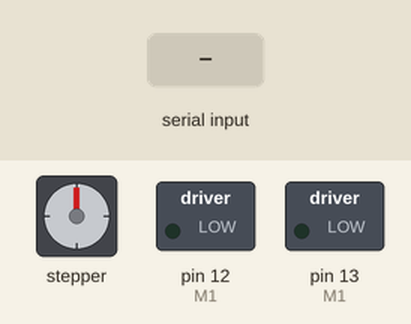
This sketch was run on a simulated Arduino Uno, built with avr-gcc and run on an emulated ATmega328P. Shown: stepper motor, switched loads named in the sketch (green lamp = pin HIGH). Wiring (inferred from the names in the program): stepper motor (2048 steps per turn assumed): coils A2, A3, A4, A5. Inputs (shaded band) come from the test bench. Pins used as bus, display or sensor lines are not drawn; what the sketch prints to the serial monitor is not drawn.

Above: at 1.2 s.
1.3 s: "RIGHT\n" received over Serial
At 4.1 s:
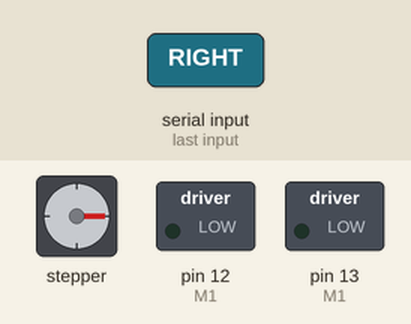
4.3 s: "LEFT\n" received over Serial
At 4.45 s:
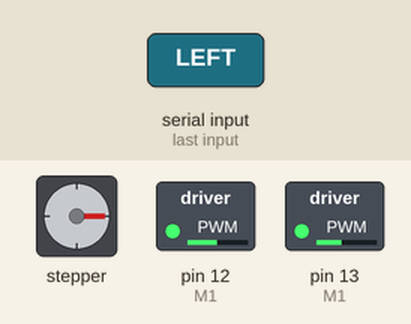
7.3 s: "RIGHT1\n" received over Serial
10.3 s: "LEFT1\n" received over Serial
13.3 s: "RIGHT2\n" received over Serial
At 14.07 s:
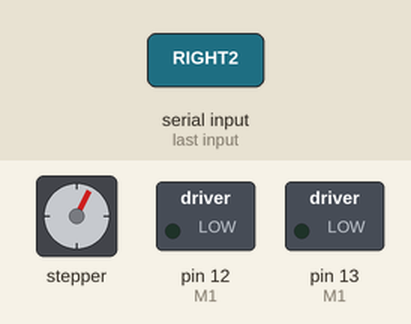
16.3 s: "RIGHT\n" received over Serial
At 19.5 s:
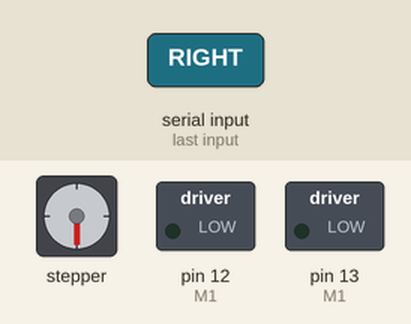
Timing chart, 0 to 20.3 s (numbered marks = the images above; inputs shaded):
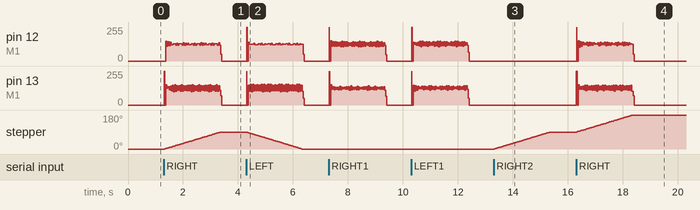

The sketch:

antenna_manual.ino
```cpp
// antenna_manual.ino — 안테나 스텝모터 2개 수동 조작 (MKR WiFi 1010)
//
// 동작: 명령 1회 = 90° 1회전(그 방향으로 한 번만). 방향은 RIGHT/LEFT로 그때그때 지정.
//       이동이 끝나면 코일 OFF(무음, 기어비 1:64라 위치는 유지).
//
//   배선(회로도):
//     모터1 (ULN2003 IN1~IN4) → SCK, MISO, SDA, SCL  (= MKR D9,D10,D11,D12)
//     모터2 (ULN2003 IN1~IN4) → A2, A3, A4, A5
//     ULN2003 (+)=5V(권장), (-)=배터리 GND ↔ MKR GND 공통(필수)
//
//   명령 (대소문자 무관, 개행 종료):
//     RIGHT           두 모터 90° 오른쪽으로 1회전
//     LEFT            두 모터 90° 왼쪽으로 1회전
//     RIGHT1 / LEFT1  모터1만 90° 회전
//     RIGHT2 / LEFT2  모터2만 90°
//     MOVE <n>        두 모터 n스텝 이동(부호=방향, 각도 보정용)
//     STOP            진행 중 이동 중단 + 코일 OFF
//     SPEED <ms>      스텝 간격(기본 4ms, 작을수록 빠름)
//     PING            상태 출력
//     WHOAMI          "ID=ANTENNA"

const int M1[4] = {SCK, MISO, SDA, SCL};   // 모터1 IN1~IN4
const int M2[4] = {A2, A3, A4, A5};        // 모터2 IN1~IN4

// 28BYJ-48 풀스텝 4스텝. bit3=IN1 … bit0=IN4
const uint8_t seq[4] = { 0b1100, 0b0110, 0b0011, 0b1001 };

// 1회전 ≈ 2048 풀스텝 → 90° = 512스텝. 실제 각도가 안 맞으면 이 값만 조정.
const long STEPS_90 = 512;

long rem1 = 0, rem2 = 0;      // 남은 스텝 수(>0이면 이동 중)
int  dir1 = 1, dir2 = 1;      // 현재 이동 방향(+오른쪽 / -왼쪽)
int  idx1 = 0, idx2 = 0;
int  stepMs = 4;
unsigned long last = 0;
char buf[24];
uint8_t len = 0;

void applyMotor(const int *M, int idx) {
  for (int i = 0; i < 4; i++) digitalWrite(M[i], (seq[idx] >> (3 - i)) & 1);
}
void offMotor(const int *M) { for (int i = 0; i < 4; i++) digitalWrite(M[i], LOW); }

void setup() {
  Serial.begin(9600);
  for (int i = 0; i < 4; i++) { pinMode(M1[i], OUTPUT); pinMode(M2[i], OUTPUT); }
  offMotor(M1); offMotor(M2);
  Serial.println("ANTENNA MANUAL id=ANTENNA (RIGHT/LEFT/RIGHT1/LEFT1/RIGHT2/LEFT2/MOVE/STOP/SPEED/PING)");
}

void handle(char *s) {
  for (char *p = s; *p && *p != ' '; p++) *p = toupper(*p);
  char *sp = strchr(s, ' ');
  int arg = sp ? atoi(sp + 1) : 0;
  if (sp) *sp = '\0';

  if      (!strcmp(s, "RIGHT"))  { rem1 = rem2 = STEPS_90; dir1 = dir2 = +1; }
  else if (!strcmp(s, "LEFT"))   { rem1 = rem2 = STEPS_90; dir1 = dir2 = -1; }
  else if (!strcmp(s, "RIGHT1")) { rem1 = STEPS_90; dir1 = +1; }
  else if (!strcmp(s, "LEFT1"))  { rem1 = STEPS_90; dir1 = -1; }
  else if (!strcmp(s, "RIGHT2")) { rem2 = STEPS_90; dir2 = +1; }
  else if (!strcmp(s, "LEFT2"))  { rem2 = STEPS_90; dir2 = -1; }
  else if (!strcmp(s, "MOVE"))   { long n = arg; dir1 = dir2 = (n < 0) ? -1 : +1;
                                   rem1 = rem2 = (n < 0) ? -n : n; }
  else if (!strcmp(s, "STOP"))   { rem1 = rem2 = 0; offMotor(M1); offMotor(M2); }
  else if (!strcmp(s, "SPEED"))  { stepMs = constrain(arg, 1, 50); }
  else if (!strcmp(s, "WHOAMI")) { Serial.println("ID=ANTENNA"); }
  else if (!strcmp(s, "PING"))   {
    Serial.print("ANTENNA m1="); Serial.print(rem1 ? "MOVING" : "IDLE");
    Serial.print(" m2=");        Serial.print(rem2 ? "MOVING" : "IDLE");
    Serial.print(" step90=");    Serial.print(STEPS_90);
    Serial.print(" speed=");     Serial.print(stepMs); Serial.println("ms");
  }
}

void loop() {
  while (Serial.available() > 0) {
    char c = (char)Serial.read();
    if (c == '\n' || c == '\r') { if (len) { buf[len] = 0; handle(buf); len = 0; } }
    else if (len < sizeof(buf) - 1) buf[len++] = c;
  }

  unsigned long now = millis();
  if ((rem1 > 0 || rem2 > 0) && now - last >= (unsigned long)stepMs) {
    last = now;
    if (rem1 > 0) { idx1 = (idx1 + dir1 + 4) % 4; applyMotor(M1, idx1); if (--rem1 == 0) offMotor(M1); }
    if (rem2 > 0) { idx2 = (idx2 + dir2 + 4) % 4; applyMotor(M2, idx2); if (--rem2 == 0) offMotor(M2); }
  }
}
```

Measured:
- after the input at 1.3 s, stepper: turns 89° clockwise in 2.0 s, starting at once
- after the input at 4.3 s, stepper: turns 89° counter-clockwise in 2.0 s, starting at once
- after the input at 13.3 s, stepper: turns 90° clockwise in 2.0 s, starting at once
- after the input at 16.3 s, stepper: turns 90° clockwise in 2.0 s, starting at once
